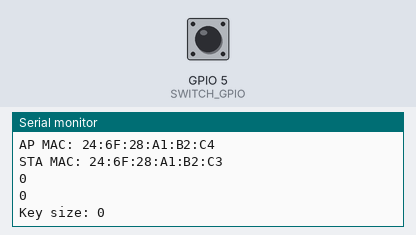
Bench run of a program on a simulated ESP8266 (NodeMCU). Parts: the last lines printed to the serial monitor. Inputs (shaded band) come from the test bench; at power-on: GPIO 5 (SWITCH_GPIO) HIGH.

Above: at 1.7 s.
1.8 s: GPIO 5 (SWITCH_GPIO) pulled LOW for 0.15 s
At 2.9 s:
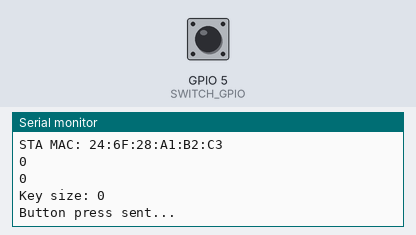
3.4 s: GPIO 5 (SWITCH_GPIO) pulled LOW for 1 s
At 5.5 s:
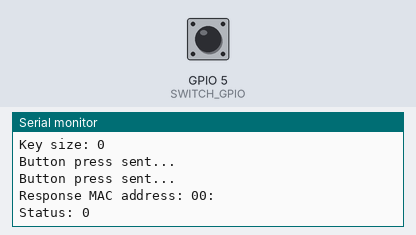

Measured:
- after the input at 1.8 s, the serial monitor: prints a new line after 0.15 s (image 1)
- after the input at 3.4 s, the serial monitor: prints a new line after 1.0 s (image 2)

The program:

main.cpp
```cpp
#include <Arduino.h>
#include <ESP8266WiFi.h>
#include <espnow.h>

// Switch GPIO
#define SWITCH_GPIO 5 // GPIO5 -> D1

// Replace with your network credentials (STATION)
const char* ssid = "ssid";
const char* password = "pass";

// Definition of MAC address of slave, channel and key for communication
uint8_t mac_addr_slave[6] = {0x3E, 0x61, 0x05, 0xD1, 0x76, 0xCE};
uint8_t channel=1;
uint8_t key[0]={}; //no hay clave
uint8_t key_len=sizeof(key);

uint8_t action = 1; // 0 = close, 1 = open

void ICACHE_RAM_ATTR sendmessage();

void ICACHE_FLASH_ATTR simple_cb(u8 *macaddr, u8 status)
{
  int i;
  int len_mac = 6;

  char sender_mac[3];
  Serial.print("Response MAC address: ");
  for (i = 0; i < len_mac; i++)
  {
    sprintf(sender_mac, "%02X:", macaddr[i]);
    Serial.print(sender_mac);
  }
  Serial.print("\n");
  Serial.print("Status: "); Serial.println(status);

  if (status != 0)
  {
    sendmessage();
  }
}

void ICACHE_RAM_ATTR sendmessage()
{
  Serial.println("Button press sent...");
  uint8_t message[1] = {action};
  esp_now_send(mac_addr_slave, message, 1);
  esp_now_register_send_cb(simple_cb);
  if (action == 0)
  {
    action = 1;
  }
  else
  {
    action = 0;
  }
  // Delay for communication stability
  // int now = millis();
  // while(millis() - now < 2000);
}

void setup()
{
  // Initialize Serial Monitor
  delay(500);
  Serial.begin(9600); Serial.println();
  // Prints MAC address for Access Point and Station modes
  Serial.print("AP MAC: "); Serial.println(WiFi.softAPmacAddress());
  Serial.print("STA MAC: "); Serial.println(WiFi.macAddress());
  // Calls the ESP-NOW initialization function until the connection is initialized
  Serial.println(esp_now_init());
  // Calls the ESP-NOW role set funtion until role is set
  Serial.println(esp_now_set_self_role(1)); // role = 1 -> Master

  Serial.print("Key size: "); Serial.println(key_len);
  esp_now_add_peer(mac_addr_slave,2,channel,key,key_len);

  // ETS_GPIO_INTR_ENABLE();
  // ETS_GPIO_INTR_ATTACH(sendmessage, 0);
  pinMode(SWITCH_GPIO, INPUT);
  attachInterrupt(digitalPinToInterrupt(SWITCH_GPIO), sendmessage, RISING);
}

void loop()
{
  // pressed = digitalRead(SWITCH_GPIO);
  // uint8_t message[1] = {0};
  // if (pressed == HIGH)
  // {
  //   message[0] = 1;
  //   esp_now_send(mac_addr_slave, message, 1);
  //   Serial.println("Button press sent...");
  // }
  // // delay(1000);
}
```
